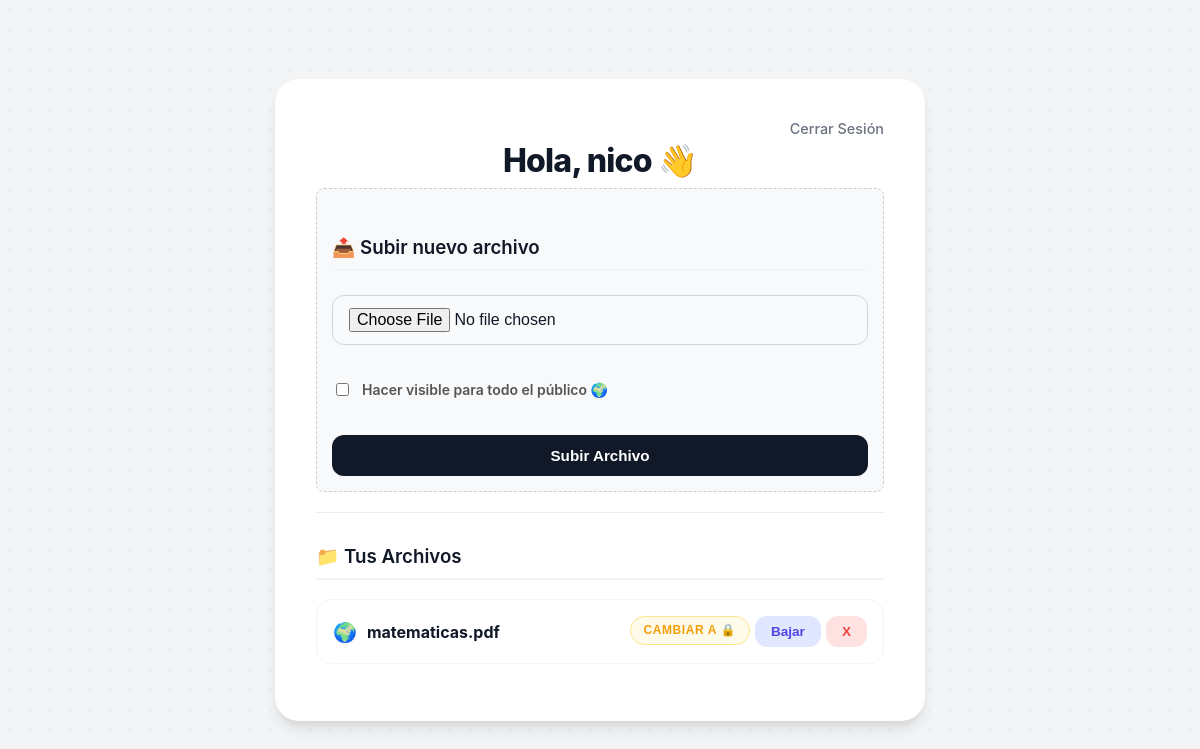
Page /dashboard (signed in) on the committed database.
### app.py (models this page shows)
class User(UserMixin, db.Model):
    id = db.Column(db.Integer, primary_key=True)
    username = db.Column(db.String(150), unique=True, nullable=False)
    email = db.Column(db.String(150), unique=True, nullable=False)
    password = db.Column(db.String(150), nullable=False)
    files = db.relationship('File', backref='owner', lazy=True)

class File(db.Model):
    id = db.Column(db.Integer, primary_key=True)
    filename = db.Column(db.String(300))
    user_id = db.Column(db.Integer, db.ForeignKey('user.id'))
    is_public = db.Column(db.Boolean, default=False)  # Verdadero = Público, Falso = Privado

### app.py (the view)
@app.route('/dashboard')
@login_required
def dashboard():
    user_files = File.query.filter_by(user_id=current_user.id).all()
    return render_template('dashboard.html', name=current_user.username, files=user_files)

### app.py (called while the page is built)
@login_manager.user_loader
def load_user(user_id):
    return User.query.get(int(user_id))

### templates/dashboard.html (shortened to what this page needs)
<!DOCTYPE html>
<html lang="es">
<head>
    <link rel="stylesheet" href="{{ url_for('static', filename='style.css') }}">
</head>
<body>
    <div class="container">
        <a href="/logout" class="logout-link">Cerrar Sesión</a>
        <h1>Hola, {{ name }} 👋</h1>
        <div style="background: #f8f9fa; padding: 15px; border-radius: 8px; border: 1px dashed #ccc;">
            <h3>📤 Subir nuevo archivo</h3>
            <form method="POST" action="/upload" enctype="multipart/form-data">
                <input type="file" name="file" required>
                <div style="margin-top: 15px; display: flex; align-items: center; gap: 10px;">
                    <input type="checkbox" name="is_public" id="publicCheck" style="width: auto;">
                    <label for="publicCheck" style="margin: 0; cursor: pointer; color: #555;">
                        Hacer visible para todo el público 🌍
                    </label>
                </div>
                <button type="submit" class="btn-upload">Subir Archivo</button>
            </form>
        </div>
        <hr style="margin: 20px 0; border: 0; border-top: 1px solid #eee;">
        <h3>📁 Tus Archivos</h3>
        <ul>
            {% for file in files %}
                <li style="display: flex; justify-content: space-between; align-items: center;">
                    <div style="display: flex; align-items: center; gap: 10px;">
                        <span style="font-size: 1.2em;">
                            {% if file.is_public %} 🌍 {% else %} 🔒 {% endif %}
                        </span>
                        <strong>{{ file.filename }}</strong>
                    </div>
                    <div style="display: flex; gap: 5px;">
                        <a href="{{ url_for('toggle_privacy', file_id=file.id) }}" style="text-decoration: none;">
                            {% if file.is_public %}
                                <button class="btn-privacy make-private" title="Hacer Privado">Cambiar a 🔒</button>
                            {% else %}
                                <button class="btn-privacy make-public" title="Hacer Público">Cambiar a 🌍</button>
                            {% endif %}
                        </a>
                        <a href="{{ url_for('download', file_id=file.id) }}">
                            <button class="btn-download">Bajar</button>
                        </a>
                        <a href="{{ url_for('delete', file_id=file.id) }}">
                            <button class="btn-delete">X</button>
                        </a>
                    </div>
                </li>
            {% else %}
                <p style="text-align: center; color: #777;">No has subido archivos aún.</p>
            {% endfor %}
        </ul>
    </div>
</body>
</html>

### static/style.css (style rules this page uses)
:root { --primary-color: #4f46e5; --primary-hover: #4338ca; --bg-color: #f3f4f6; --card-bg: #ffffff; --text-main: #111827; --text-muted: #6b7280; --danger: #ef4444; --success: #10b981; --warning: #f59e0b; --shadow-sm: 0 1px 2px 0 rgba(0, 0, 0, 0.05); --shadow-md: 0 4px 6px -1px rgba(0, 0, 0, 0.1), 0 2px 4px -1px rgba(0, 0, 0, 0.06); --shadow-lg: 0 10px 15px -3px rgba(0, 0, 0, 0.1), 0 4px 6px -2px rgba(0, 0, 0, 0.05); }
* { box-sizing: border-box; }
body { font-family: 'Inter', 'Segoe UI', system-ui, -apple-system, sans-serif; background-color: var(--bg-color); background-image: radial-gradient(#e5e7eb 1px, transparent 1px); background-size: 20px 20px; margin: 0; display: flex; justify-content: center; align-items: center; min-height: 100vh; color: var(--text-main); padding: 20px; }
.container { background-color: var(--card-bg); width: 100%; max-width: 650px; padding: 2.5rem; border-radius: 1.5rem; box-shadow: var(--shadow-lg); border: 1px solid rgba(255, 255, 255, 0.5); }
h1, h2 { font-weight: 800; color: var(--text-main); text-align: center; margin-bottom: 0.5rem; letter-spacing: -0.025em; }
h3 { font-weight: 600; margin-top: 2rem; color: var(--text-main); border-bottom: 2px solid var(--bg-color); padding-bottom: 10px; }
a { text-decoration: none; color: inherit; }
.logout-link { float: right; font-size: 0.9rem; color: var(--text-muted); font-weight: 500; }
form { display: flex; flex-direction: column; gap: 1.25rem; margin-top: 1.5rem; }
label { font-size: 0.875rem; font-weight: 600; color: var(--text-main); margin-bottom: 0.25rem; display: block; }
input[type="text"], input[type="password"], input[type="email"], input[type="file"] { width: 100%; padding: 0.75rem 1rem; border: 1px solid #d1d5db; border-radius: 0.75rem; font-size: 1rem; transition: all 0.2s; background-color: #f9fafb; }
button { padding: 0.75rem 1.5rem; border: none; border-radius: 0.75rem; font-weight: 600; font-size: 0.95rem; cursor: pointer; transition: all 0.2s ease; display: inline-flex; align-items: center; justify-content: center; gap: 0.5rem; }
.btn-upload { background-color: var(--text-main); color: white; width: 100%; margin-top: 1rem; }
.btn-download { background-color: #e0e7ff; color: var(--primary-color); padding: 0.5rem 1rem; font-size: 0.85rem; }
.btn-delete { background-color: #fee2e2; color: var(--danger); padding: 0.5rem 1rem; font-size: 0.85rem; }
.btn-privacy { padding: 0.4rem 0.8rem; font-size: 0.75rem; border-radius: 50px; text-transform: uppercase; letter-spacing: 0.05em; font-weight: 700; }
.make-private { background-color: #fffbeb; color: var(--warning); border: 1px solid #fde68a; }
ul { list-style: none; padding: 0; }
li { background: white; border: 1px solid #f3f4f6; margin-bottom: 0.75rem; padding: 1rem; border-radius: 1rem; display: flex; justify-content: space-between; align-items: center; transition: transform 0.2s, box-shadow 0.2s; }

### rows in the picture
User: username "nico"
File: filename "matematicas.pdf", is_public "CAMBIAR A 🔒"
